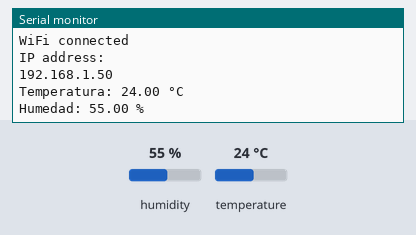
The sketch below on a simulated ESP32. On the bench: the last lines printed to the serial monitor. The inputs (shaded band) are chosen by the test bench; at power-on: humidity 55 %, temperature 24 °C. WiFi joins after 1.5 s; servers stay silent unless stated.

Above: at 3.2 s.
3.3 s: humidity set to 22 %
At 5.4 s:
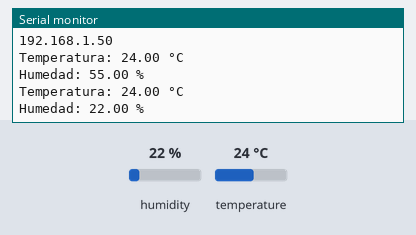
6.0 s: temperature set to 12 °C
At 7.1 s:
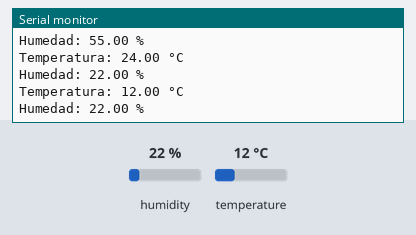
8.7 s: humidity set to 40 %
At 10.6 s:
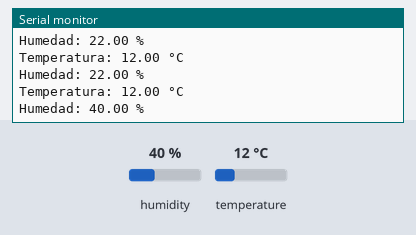
Timing chart, 0 to 12.1 s (numbered marks = the images above; inputs shaded):
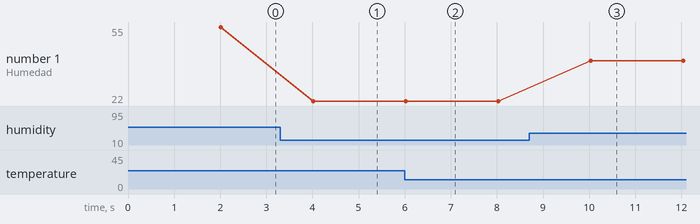

The sketch:

Esp32-dht22_IOT.ino
```cpp
/* Incluimos las librerías necesarias */
#include <WiFi.h>
#include <DHT.h> // Librería para el sensor DHT

/* Definimos las credenciales de la red WiFi */
/* Fernandin pa poner internet y nos va a compartir*/
const char* ssid = "Familia Perez";
const char* pass = "Yefrin2001@M";

/* Definimos el pin de datos para el sensor DHT22 */
#define DHTPIN 5 // Pin D5 del ESP32

/* Definimos el tipo de sensor DHT que estamos usando */
#define DHTTYPE DHT22

/* Creamos una instancia del sensor DHT */
DHT dht(DHTPIN, DHTTYPE);

void setup() {
  /* Iniciamos el terminal Serial para la escritura de algunos parámetros */
  Serial.begin(115200);

  /* Iniciamos el sensor DHT */
  dht.begin();

  /* Iniciamos la conexión a la red WiFi definida */
  WiFi.begin(ssid, pass);
  delay(2000);

  /* En el terminal Serial, indicamos que se está realizando la conexión */
  Serial.print("Se está conectando a la red WiFi denominada ");
  Serial.println(ssid);

  /* Mientras se realiza la conexión a la red, aparecerán puntos, hasta que se realice la conexión */
  while (WiFi.status() != WL_CONNECTED) {
    delay(500);
    Serial.print(".");
  }

  /* Con la conexión ya realizada, imprimimos algunos datos importantes, como la dirección IP asignada al dispositivo */
  Serial.println("");
  Serial.println("WiFi connected");
  Serial.println("IP address: ");
  Serial.println(WiFi.localIP());
}

void loop() {
  /* Leemos los datos del sensor DHT22 */
  float humedad = dht.readHumidity();
  float temperatura = dht.readTemperature();

  /* Comprobamos si la lectura es válida */
  if (isnan(humedad) || isnan(temperatura)) {
    Serial.println("Error al leer del sensor DHT!");
    return;
  }

  /* Mostramos los valores leídos en el terminal Serial */
  Serial.print("Temperatura: ");
  Serial.print(temperatura);
  Serial.println(" °C");

  Serial.print("Humedad: ");
  Serial.print(humedad);
  Serial.println(" %");

  /* Hacemos una pausa antes de la siguiente lectura */
  delay(2000);
}
```

Measured:
- after the input at 3.3 s, the serial monitor: prints a new line after 0.72 s (image 1)
- after the input at 6.0 s, the serial monitor: prints a new line at once (image 2)
- after the input at 8.7 s, the serial monitor: prints a new line after 1.3 s (image 3)
- plotted number 1: 55 → 22 after the input at 3.3 s, 22 → 40 after the input at 8.7 s
